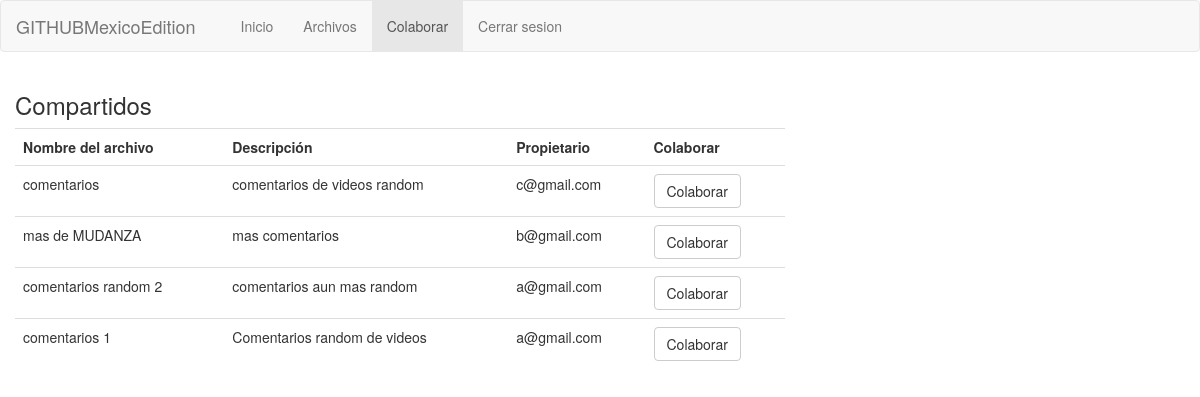
/ColaborarPrincipal.php, run on the app's committed database.
### tables this page shows
CREATE TABLE `archivo` (
  `idARCH` int(10) NOT NULL,
  `id_propietario` int(10) NOT NULL,
  `fechaInicioARCH` datetime NOT NULL,
  `textoARCH` text NOT NULL,
  `tituloARCH` text NOT NULL,
  `tipoARCH` varchar(20) NOT NULL,
  `descARCH` text NOT NULL
);

CREATE TABLE `usuarios` (
  `idUSR` int(10) NOT NULL,
  `nombreUSR` varchar(50) NOT NULL,
  `passUSR` varchar(50) NOT NULL,
  `correoUSR` varchar(50) NOT NULL
);

### consultas.php (called while the page is built, shortened)
<?php
    function consultaArchivosCompAgenos($idPropietario){
        $conexion = conectarDB();
        $consulta = "SELECT * FROM `archivo` INNER JOIN `usuarios` ON `id_propietario`= `idUSR` WHERE NOT (`idUSR` = '$idPropietario' ) AND `tipoARCH` = 'COMPARTIDO' ORDER BY fechaInicioARCH DESC ";
	    $resultado = mysqli_query( $conexion, $consulta ) or die ( "Algo ha ido mal en la consulta a la base de datos");
        $res = array();
        while ($columna = mysqli_fetch_array( $resultado )){
            $aux= array();
            array_push($aux, $columna['idARCH'], $columna['tituloARCH'], $columna['descARCH'], $columna['nombreUSR'], $columna['correoUSR']);
            array_push($res, $aux);
        }
        return $res;
    }
?>

### ColaborarPrincipal.php (the view, shortened to what this page needs)
<!DOCTYPE html>
<html lang="es">
<head>
  <link rel="stylesheet" href="https://maxcdn.bootstrapcdn.com/bootstrap/3.4.0/css/bootstrap.min.css">
</head>
<body>
<?php
  include_once 'consultas.php';
  $usrS = new UserSession();
?>
    <nav class="navbar navbar-default">
    <div class="container-fluid">
        <div class="navbar-header">
        <a class="navbar-brand" href="#">GITHUBMexicoEdition</a>
        </div>
        <div class="navbar-header">
        <a class="navbar-brand" href="#"><?php echo $usrS->getnomUsr(); ?></a>
        </div>
        <ul class="nav navbar-nav">
        <li><a href="index.php">Inicio</a></li>
        <li><a href="archivosPrincipal.php">Archivos</a></li>
        <li class="active"><a href="ColaborarPrincipal.php">Colaborar</a></li>
        <li><a href="logout.php">Cerrar sesion</a></li>
        </ul>
    </div>
    </nav>
    <div class="col-sm-8">
            <div class="row">
                <div class="col-sm-12">
                    <h3>Compartidos</h3>
                </div>
            </div>
            <table class="table">
                <tr>
                    <th>
                        Nombre del archivo
                    </th>
                    <th>
                        Descripción
                    </th>
                    <th>
                        Propietario
                    </th>
                    <th>
                        Colaborar
                    </th>
                </tr>
                <?php
                    $archivosCompartidos = consultaArchivosCompAgenos($usrS->getidUsr());
                    foreach ($archivosCompartidos as $value) {
                ?>
                <tr>
                    <form method="POST" action="solicitudDeColaboracion.php">
                        <td>
                            <?php
                                echo $value[1];
                            ?>
                        </td>
                        <td>
                            <?php
                                echo $value[2];
                            ?>
                        </td>
                        <td>
                            <?php
                                echo $value[4];
                            ?>
                        </td>
                        <td>
                            <button type="submit" class="btn btn-default">Colaborar</button>
                        </td>
                    </form>
                </tr>
                <?php
                    }
                ?>
            </table>
        </div>
</body>
</html>

### data on the page
archivo: tituloARCH "comentarios", descARCH "comentarios de videos random", id_propietario.correoUSR "c@gmail.com"
archivo: tituloARCH "mas de MUDANZA", descARCH "mas comentarios", id_propietario.correoUSR "b@gmail.com"
archivo: tituloARCH "comentarios random 2", descARCH "comentarios aun mas random", id_propietario.correoUSR "a@gmail.com"
archivo: tituloARCH "comentarios 1", descARCH "Comentarios random de videos", id_propietario.correoUSR "a@gmail.com"
